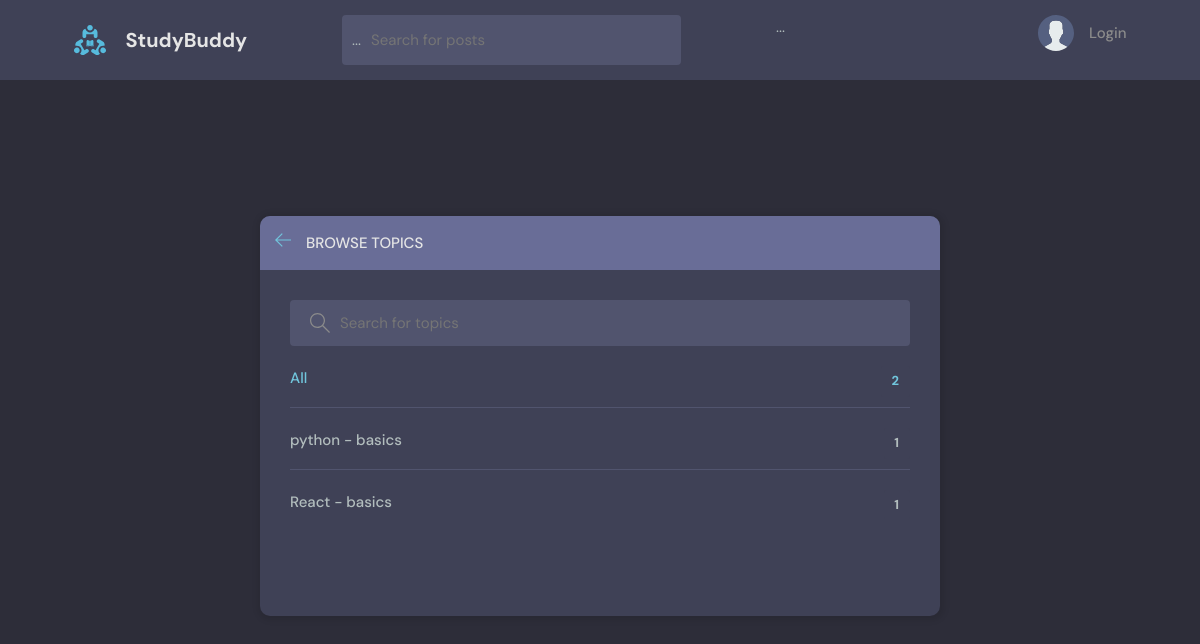
Before: /topics/ with the older database file.
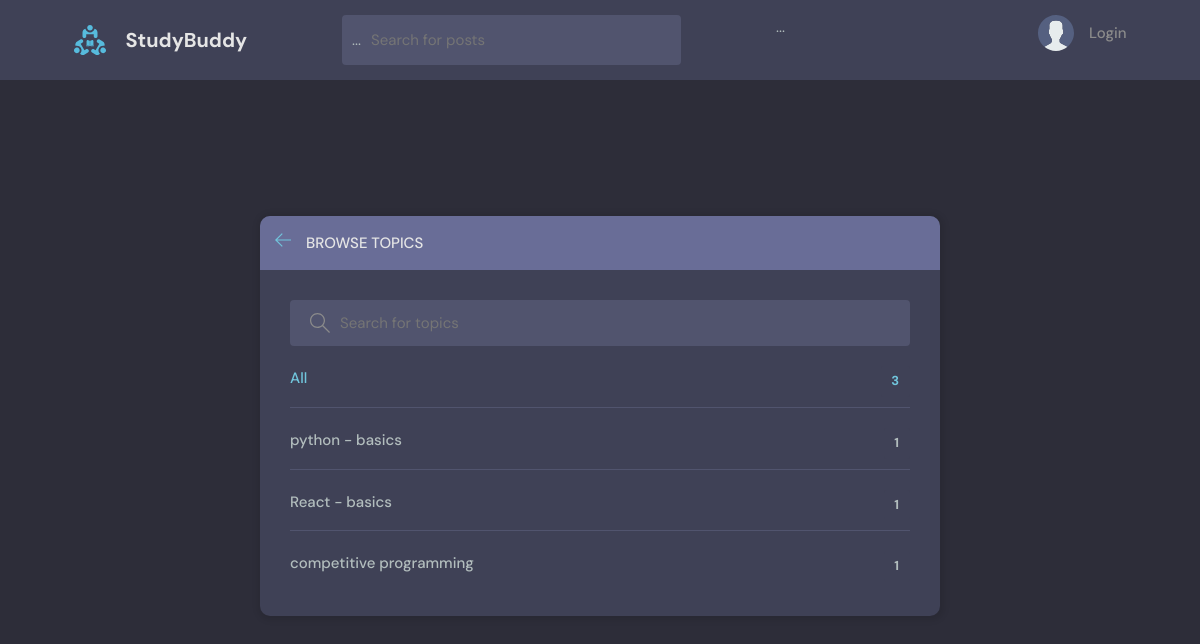
After: the same page with the newer database file.
### base/models.py (models this page shows, shortened)
class Topic(models.Model):
    name = models.CharField(max_length=200)

### base/views.py (the view)
# urls.py: path('topics/' , views.topicsPage,name = "topics"),
def topicsPage(request):
    q = request.GET.get('q') if request.GET.get('q') != None else ''
    topics = Topic.objects.filter(name__icontains=q)
    return render(request, 'base/topics.html', {'topics': topics})

### base/templates/base/topics.html (shortened to what this page needs)
{% extends 'main.html' %}
{% block content %}
<main class="create-room layout">
  <div class="container">
    <div class="layout__box">
      <div class="layout__boxHeader">
        <div class="layout__boxTitle">
          <a href="{% url 'home' %}">
            <svg version="1.1" xmlns="http://www.w3.org/2000/svg" width="32" height="32" viewBox="0 0 32 32">
              <title>arrow-left</title>
              <path
                d="M13.723 2.286l-13.723 13.714 13.719 13.714 1.616-1.611-10.96-10.96h27.625v-2.286h-27.625l10.965-10.965-1.616-1.607z">
              </path>
            </svg>
          </a>
          <h3>Browse Topics</h3>
        </div>
      </div>
      <div class="topics-page layout__body">
        <form action="" method="GET" class="header__search">
          <label>
            <input name="q" placeholder="Search for topics" />
          </label>
        </form>
        <ul class="topics__list">
          <li>
            <a href="{% url 'topics' %}" class="active">All <span>{{topics.count}}</span></a>
          </li>
          {% for topic in topics %}
          <li>
            <a href="{% url 'home' %}?q={{topic.name}}">{{ topic.name }} <span>{{topic.room_set.all.count}}</span></a>
          </li>
          {% endfor %}
        </ul>
      </div>
    </div>
  </div>
</main>
{% endblock content %}

Changed rows visible on the page:
added Topic: name "competitive programming", room_set.all.count "1"
Other visible differences:
{{ topics.count }}: "2" → "3"
